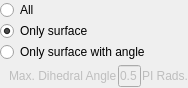
<?xml version="1.0" encoding="UTF-8"?>
<ui version="4.0">
 <class>ExpandToNeighborsConfig</class>
 <widget class="QWidget" name="ExpandToNeighborsConfig">
  <property name="geometry">
   <rect>
    <x>0</x>
    <y>0</y>
    <width>188</width>
    <height>77</height>
   </rect>
  </property>
  <property name="windowTitle">
   <string>Form</string>
  </property>
  <layout class="QVBoxLayout" name="verticalLayout">
   <property name="spacing">
    <number>1</number>
   </property>
   <property name="margin">
    <number>0</number>
   </property>
   <item>
    <widget class="QRadioButton" name="radioButton_all">
     <property name="text">
      <string>All</string>
     </property>
    </widget>
   </item>
   <item>
    <widget class="QRadioButton" name="radioButton_sur">
     <property name="text">
      <string>Only surface</string>
     </property>
     <property name="checked">
      <bool>true</bool>
     </property>
    </widget>
   </item>
   <item>
    <widget class="QRadioButton" name="radioButton_sur_angle">
     <property name="text">
      <string>Only surface with angle</string>
     </property>
    </widget>
   </item>
   <item>
    <widget class="QWidget" name="widget__dihedral" native="true">
     <property name="enabled">
      <bool>false</bool>
     </property>
     <layout class="QHBoxLayout" name="horizontalLayout">
      <property name="spacing">
       <number>1</number>
      </property>
      <property name="leftMargin">
       <number>9</number>
      </property>
      <property name="topMargin">
       <number>2</number>
      </property>
      <property name="rightMargin">
       <number>0</number>
      </property>
      <property name="bottomMargin">
       <number>1</number>
      </property>
      <item>
       <widget class="QLabel" name="label">
        <property name="text">
         <string>Max. Dihedral Angle</string>
        </property>
       </widget>
      </item>
      <item>
       <widget class="QLineEdit" name="lineEdit_dihedral">
        <property name="maximumSize">
         <size>
          <width>40</width>
          <height>16777215</height>
         </size>
        </property>
        <property name="toolTip">
         <string>Pi radians</string>
        </property>
        <property name="text">
         <string>0.5</string>
        </property>
       </widget>
      </item>
      <item>
       <widget class="QLabel" name="label_2">
        <property name="text">
         <string>PI Rads.</string>
        </property>
       </widget>
      </item>
     </layout>
    </widget>
   </item>
  </layout>
 </widget>
 <resources/>
 <connections>
  <connection>
   <sender>radioButton_sur_angle</sender>
   <signal>toggled(bool)</signal>
   <receiver>widget__dihedral</receiver>
   <slot>setEnabled(bool)</slot>
   <hints>
    <hint type="sourcelabel">
     <x>89</x>
     <y>54</y>
    </hint>
    <hint type="destinationlabel">
     <x>89</x>
     <y>87</y>
    </hint>
   </hints>
  </connection>
 </connections>
</ui>
